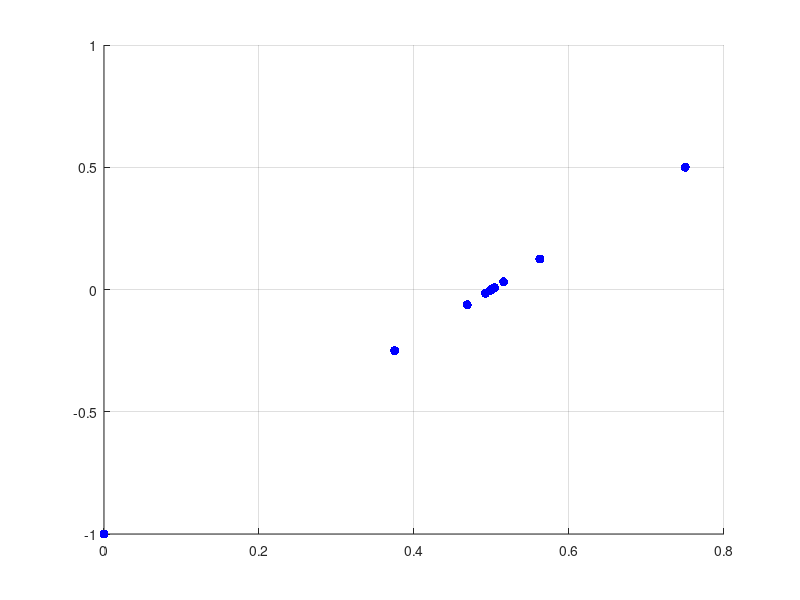

This figure's MATLAB source:
% Root finding by bi-section
f=inline(' a*x -1','x','a');

a=2
figure(1)
clf
hold on
x1=0;
x2=1.5;
x=[x1 x2];
eps=1e-3;
err=max(abs(x(1)-x(2)),abs(f(x(1),a)-f(x(2),a)));
while (err>eps & f(x(1),a)*f(x(2),a) <= 0)
    xo=x;
    x=[xo(1) 0.5*(xo(1)+xo(2))];
    if ( f(x(1),a)*f(x(2),a) > 0 )
        x=[0.5*(xo(1)+xo(2)) xo(2)]
    end
    x
    err=max(abs(x(1)-x(2)),abs(f(x(1),a)-f(x(2),a)));
    b=plot(x,f(x,a),'.b');
    set(b,'MarkerSize',20);
    grid on;
end
